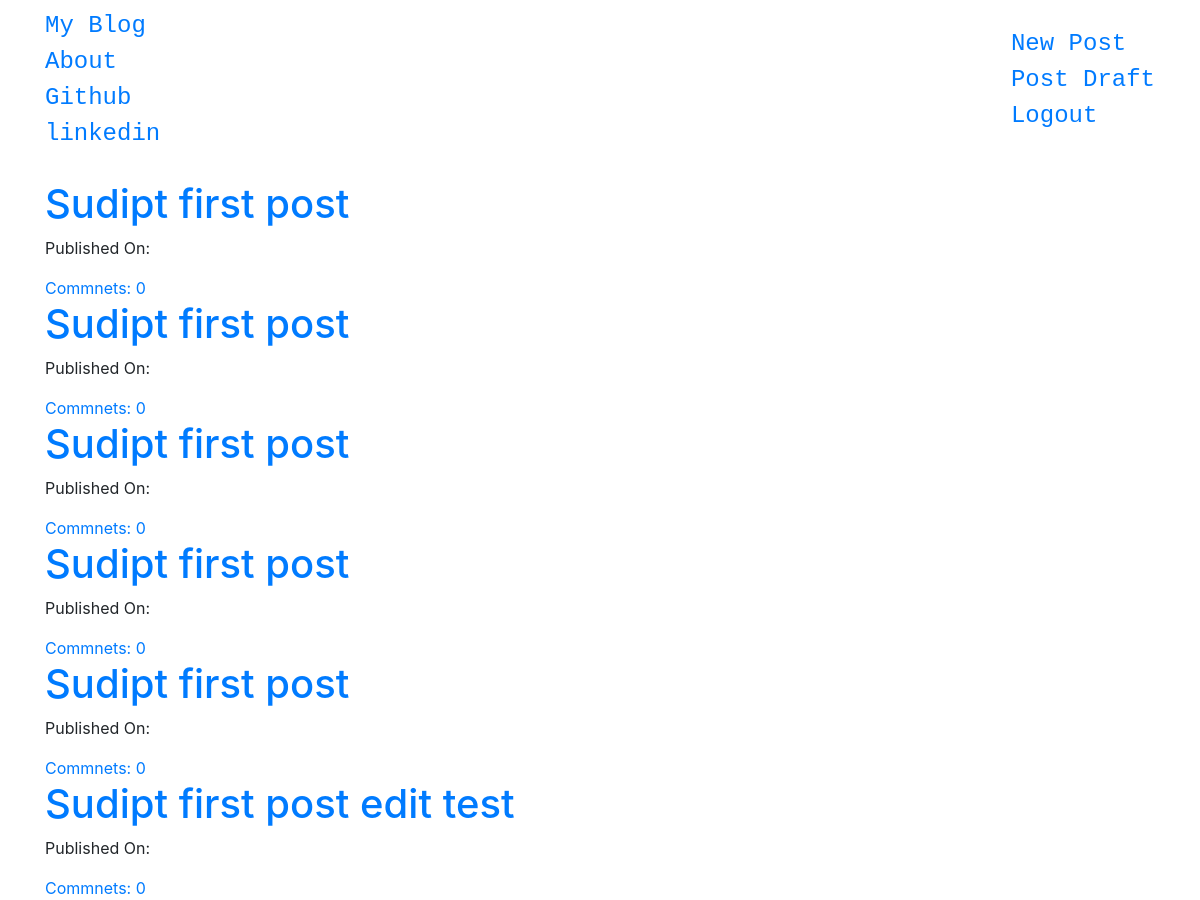
Page /drafts/ (signed in) on the committed database.
### blog/models.py (models this page shows, shortened)
class Post(models.Model):
    author = models.ForeignKey('auth.User', on_delete=models.PROTECT)
    title = models.CharField(max_length=200)
    text = models.TextField()
    created_date = models.DateTimeField(default=timezone.now)
    published_date = models.DateTimeField(blank=True, null=True)
    def approve_comments(self):
        return self.comments.filter(approved_comment=True)

### blog/views.py (the view)
# urls.py: url(r'^drafts/$', views.DrafrListView.as_view(), name="post_draft_list"),
class DrafrListView(LoginRequiredMixin, ListView):
    login_url = '/login'
    redirect_field_name = 'blog/post_list.html'
    model = Post
    def get_queryset(self):
        return Post.objects.filter(published_date__isnull= True).order_by('created_date')

### blog/templates/blog/post_list.html
{% extends "blog/base.html" %}
{% block content %}
  <div class="centerStage">
      {% for post in post_list %}
        <div class="post">
          <h1><a href="{% url 'post_detail' pk=post.pk %}">{{ post.title }}</a></h1>
          <div class="date">
            <p>Published On: {{post.published|date:"D M Y"}}</p>
          </div>
          <a href="{% url 'post_detail' pk=post.pk %}">Commnets: {{ post.approve_comments.count }}</a>
        </div>
      {%endfor%}
  </div>
{%endblock%}

### blog/templates/blog/base.html (shortened to what this page needs)
<!DOCTYPE html>
{% load staticfiles %}
<html lang="en" dir="ltr">
  <head>
    <link rel="stylesheet" href="https://stackpath.bootstrapcdn.com/bootstrap/4.3.1/css/bootstrap.min.css">
    <link rel="stylesheet" href="{% static 'css/blog.css'%}">
  <body>
    <nav class="navbar navbar-default techfont custom-navbar">
      <div class="container">
        <ul class="nav navbar-nav">
          <li> <a href="{% url 'post_list' %}">My Blog</a> </li>
          <li>  <a href="{% url 'about' %}">About</a>  </li>
          <li> <a href="github.com">Github</a> </li>
          <li> <a href="github.com">linkedin</a> </li>
        </ul>
        <ul class="nav navbar-nav navbar-right">
          {% if user.is_authenticated %}
            <li>
              <a href="{% url 'post_new' %}">New Post</a>
            </li>
            <li>
              <a href="{% url 'post_draft_list' %}">Post Draft</a>
            </li>
            <li>
                <a href="{% url 'logout' %}">Logout</a>
            </li>
            {% else %}
            <li>
              <a href="{% url 'login' %}">Login</a>
            </li>
          {% endif %}
        </ul>
      </div>
    </nav>
    <div class="container content">
      <div class="row">
          <div class="col-md-8">
            <div class="blog_posts">
                {% block content%}
                {% endblock %}
            </div>
          </div>
      </div>
    </div>
  </body>
</html>

### blog/static/css/blog.css (style rules this page uses)
.techfont { font-family: monospace; font-size:1.5em; margin-bottom: 20px; }
.centerStage { margin: auto; }

### rows in the picture
Post: title "Sudipt first post", approve_comments.count "0"
Post: title "Sudipt first post", approve_comments.count "0"
Post: title "Sudipt first post", approve_comments.count "0"
Post: title "Sudipt first post", approve_comments.count "0"
Post: title "Sudipt first post", approve_comments.count "0"
Post: title "Sudipt first post edit test", approve_comments.count "0"
